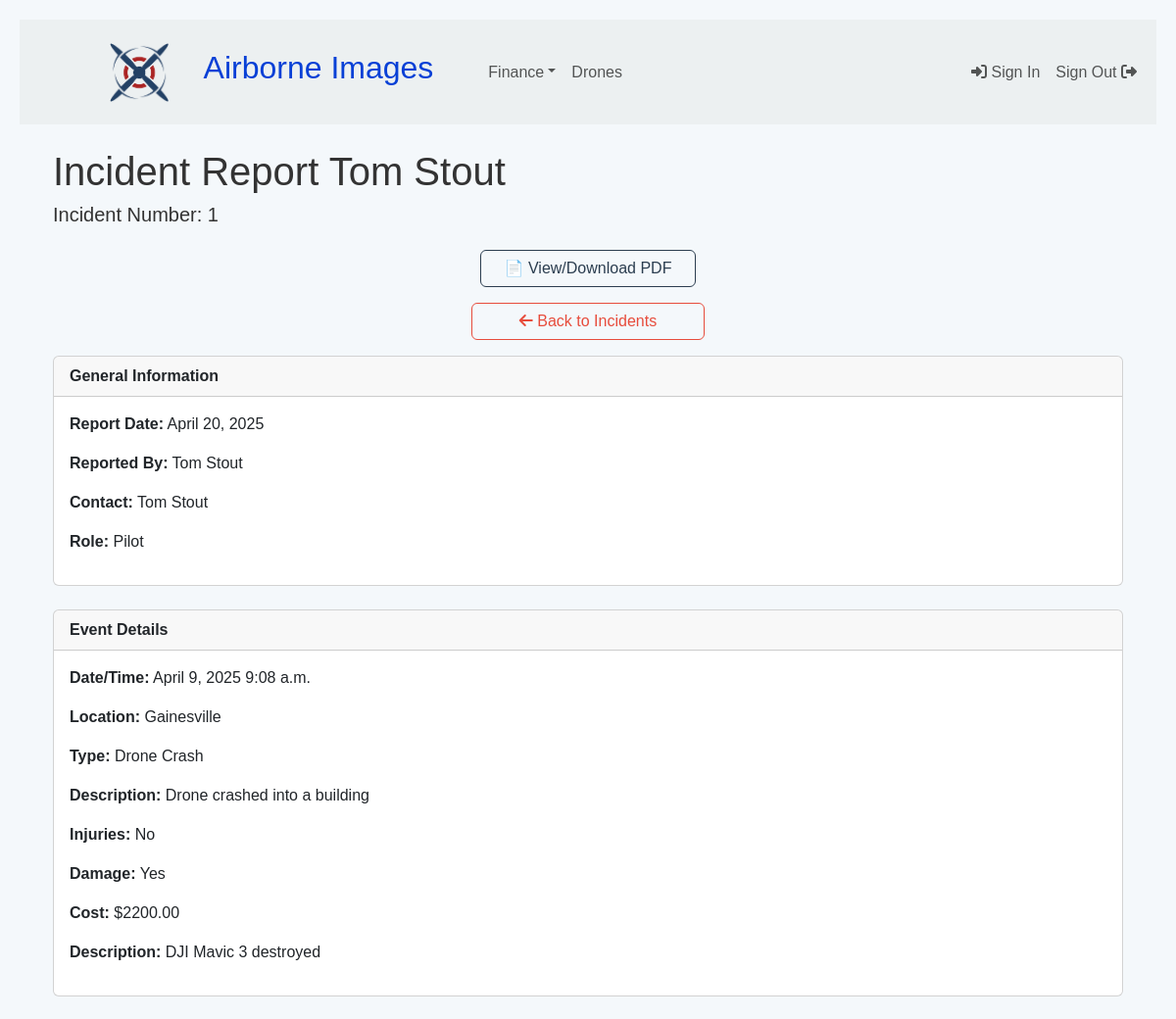
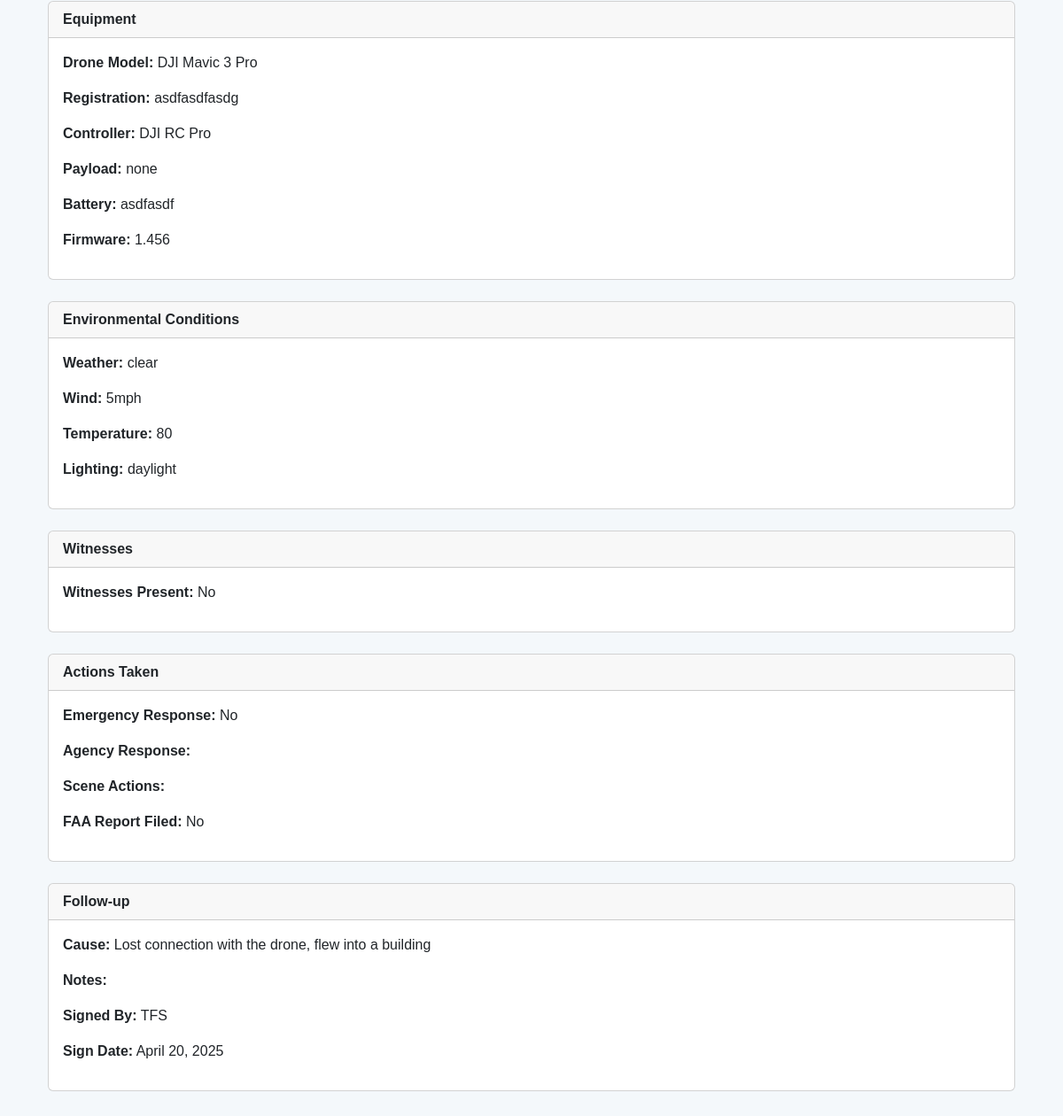
Screenshot of /incidents/1/ (signed in) with the database file from the repository (2 pictures, top to bottom).
### drone/models.py (models this page shows, shortened)
class DroneIncidentReport(models.Model):
    report_date = models.DateField()
    reported_by = models.CharField(max_length=100)
    contact = models.CharField(max_length=100)
    role = models.CharField(max_length=100)
    event_date = models.DateField()
    event_time = models.TimeField()
    location = models.CharField(max_length=200)
    event_type = models.CharField(max_length=20)
    description = models.TextField()
    injuries = models.BooleanField(default=False)
    injury_details = models.TextField(blank=True)
    damage = models.BooleanField(default=False)
    damage_cost = models.CharField(max_length=100, blank=True)
    damage_desc = models.TextField(blank=True)
    drone_model = models.CharField(max_length=100)
    registration = models.CharField(max_length=100)
    controller = models.CharField(max_length=100)
    payload = models.CharField(max_length=100)
    battery = models.CharField(max_length=50)
    firmware = models.CharField(max_length=100)
    weather = models.CharField(max_length=100)
    wind = models.CharField(max_length=50)
    temperature = models.CharField(max_length=50)
    lighting = models.CharField(max_length=100)
    witnesses = models.BooleanField(default=False)
    witness_details = models.TextField(blank=True)
    emergency = models.BooleanField(default=False)
    agency_response = models.TextField(blank=True)
    scene_action = models.TextField(blank=True)
    faa_report = models.BooleanField(default=False)
    faa_ref = models.CharField(max_length=100, blank=True)
    cause = models.TextField(blank=True)
    notes = models.TextField(blank=True)
    signature = models.CharField(max_length=100)
    sign_date = models.DateField()

### drone/views.py (the view)
# urls.py: path('incidents/<int:pk>/', incident_report_detail, name='incident_detail'),
@login_required
def incident_report_detail(request, pk):
    report = get_object_or_404(DroneIncidentReport, pk=pk)
    return render(request, 'drones/incident_report_detail.html', {'report': report})

### drone/templates/drones/incident_report_detail.html (shortened to what this page needs)
{% extends 'index.html' %}
{% load humanize %}
{% block content %}
<div class="container mt-4">
  <h2 class="mb-2">Incident Report  {{ report.reported_by }}</h2>
  <h5 class="mb-4">Incident Number:  {{ report.id }}</h5>
  <div class="text-center">
    <div class="mb-3">
      <a href="{% url 'incident_report_pdf' report.id %}" class="btn btn-outline-primary px-4" target="_blank">
        📄 View/Download PDF
      </a>
    </div>
    <div class="mb-3">
      <a href="{% url 'incident_reporting_system' %}" class="btn btn-outline-danger px-5">
        <i class="fa-solid fa-arrow-left"></i> Back to Incidents
      </a>
    </div>
  </div>
  <div class="card mb-4">
    <div class="card-header fw-bold">General Information</div>
    <div class="card-body">
      <p><strong>Report Date:</strong> {{ report.report_date }}</p>
      <p><strong>Reported By:</strong> {{ report.reported_by }}</p>
      <p><strong>Contact:</strong> {{ report.contact }}</p>
      <p><strong>Role:</strong> {{ report.role }}</p>
    </div>
  </div>
  <div class="card mb-4">
    <div class="card-header fw-bold">Event Details</div>
    <div class="card-body">
      <p><strong>Date/Time:</strong> {{ report.event_date }} {{ report.event_time }}</p>
      <p><strong>Location:</strong> {{ report.location }}</p>
      <p><strong>Type:</strong> {{ report.event_type }}</p>
      <p><strong>Description:</strong> {{ report.description }}</p>
      <p><strong>Injuries:</strong> {{ report.injuries|yesno:"Yes,No" }}</p>
      <p><strong>Damage:</strong> {{ report.damage|yesno:"Yes,No" }}</p>
      {% if report.damage %}
        <p><strong>Cost:</strong> ${{ report.damage_cost|floatformat:2 }}</p>
        <p><strong>Description:</strong> {{ report.damage_desc }}</p>
      {% endif %}
    </div>
  </div>
  <div class="card mb-4">
    <div class="card-header fw-bold">Equipment</div>
    <div class="card-body">
      <p><strong>Drone Model:</strong> {{ report.drone_model }}</p>
      <p><strong>Registration:</strong> {{ report.registration }}</p>
      <p><strong>Controller:</strong> {{ report.controller }}</p>
      <p><strong>Payload:</strong> {{ report.payload }}</p>
      <p><strong>Battery:</strong> {{ report.battery }}</p>
      <p><strong>Firmware:</strong> {{ report.firmware }}</p>
    </div>
  </div>
  <div class="card mb-4">
    <div class="card-header fw-bold">Environmental Conditions</div>
    <div class="card-body">
      <p><strong>Weather:</strong> {{ report.weather }}</p>
      <p><strong>Wind:</strong> {{ report.wind }}</p>
      <p><strong>Temperature:</strong> {{ report.temperature }}</p>
      <p><strong>Lighting:</strong> {{ report.lighting }}</p>
    </div>
  </div>
  <div class="card mb-4">
    <div class="card-header fw-bold">Witnesses</div>
    <div class="card-body">
      <p><strong>Witnesses Present:</strong> {{ report.witnesses|yesno:"Yes,No" }}</p>
    </div>
  </div>
  <div class="card mb-4">
    <div class="card-header fw-bold">Actions Taken</div>
    <div class="card-body">
      <p><strong>Emergency Response:</strong> {{ report.emergency|yesno:"Yes,No" }}</p>
      <p><strong>Agency Response:</strong> {{ report.agency_response }}</p>
      <p><strong>Scene Actions:</strong> {{ report.scene_action }}</p>
      <p><strong>FAA Report Filed:</strong> {{ report.faa_report|yesno:"Yes,No" }}</p>
    </div>
  </div>
  <div class="card mb-4">
    <div class="card-header fw-bold">Follow-up</div>
    <div class="card-body">
      <p><strong>Cause:</strong> {{ report.cause }}</p>
      <p><strong>Notes:</strong> {{ report.notes }}</p>
      <p><strong>Signed By:</strong> {{ report.signature }}</p>
      <p><strong>Sign Date:</strong> {{ report.sign_date }}</p>
    </div>
  </div>
</div>
{% endblock %}

### static/styles/index.css (style rules this page uses)
body { font-optical-sizing: auto; padding: 2rem; background: #f4f8fb; color: #333; }
body { font-family: "Montserrat", sans-serif; padding: 20px; }

### rows the page displays
DroneIncidentReport: reported_by "Tom Stout", id "1", report_date "April 20, 2025", contact "Tom Stout", role "Pilot", event_date "April 9, 2025", event_time "9:08 a.m.", location "Gainesville", event_type "Drone Crash", description "Drone crashed into a building", injuries "No", damage "Yes", damage_cost "2200.00", damage_desc "DJI Mavic 3 destroyed", drone_model "DJI Mavic 3 Pro", registration "asdfasdfasdg", controller "DJI RC Pro", payload "none", battery "asdfasdf", firmware "1.456", weather "clear", wind "5mph", temperature "80", lighting "daylight", witnesses "No", emergency "No", faa_report "No", cause "Lost connection with the drone, flew into a building", signature "TFS", sign_date "April 20, 2025"
